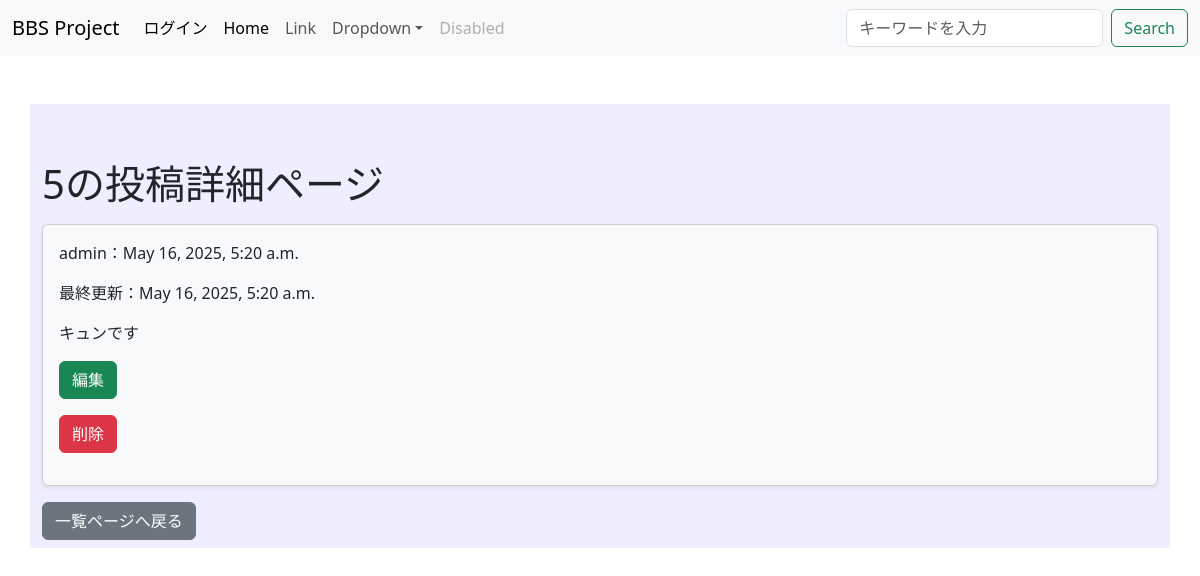
The app's page /bbs/5/ with its own data.
### bbs/models.py (models this page shows, shortened)
class Article(models.Model):
   content = models.TextField()
   author = models.ForeignKey(User, on_delete=models.PROTECT)
   created_at = models.DateTimeField(auto_now_add=True)
   updated_at = models.DateTimeField(auto_now=True)

### bbs/views.py (the view)
# urls.py: path('<int:pk>/', views.DetailView.as_view(), name='detail'),  # 詳細ページのビュー
class DetailView(generic.DetailView):  # ← 修正済み
    model = Article
    template_name = 'bbs/detail.html'

### bbs/forms.py
class SearchForm(forms.Form):
    words = forms.CharField(
        label='',
        max_length=50,
        widget=forms.TextInput(attrs={
            'class':'form-control me-2',
            'placeholder':'キーワードを入力',
        })
    )

### bbs/context_processors.py (called while the page is built)
def search_form(request):
    return {'searchform':SearchForm()}

### templates/bbs/detail.html (shortened to what this page needs)
{% extends "base.html" %}
{% load django_bootstrap5 %}
{% block content %}
    <h1 class="mt-5">{{ object.id }}の投稿詳細ページ</h1>
    <div class="card bg-light shadow-sm mt-3">
        <div class="card-body">
            <p>{{ object.author }}：{{ object.created_at }}</p>
            <p>最終更新：{{ object.updated_at }}</p>
            <p>{{ object.content }}</p>
            <p><a href="{% url "bbs:update" object.pk %}">{% bootstrap_button button_type="submit" button_class="btn-success" content="編集" size="md" %}</a></p>
            <p><a href="{% url "bbs:delete" object.pk %}">{% bootstrap_button button_type="submit" button_class="btn-danger" content="削除" size="md" %}</a></p>
        </div>
    </div>
    <div class="mt-3">
    <a href="{% url 'bbs:index' %}">{% bootstrap_button button_type="submit" button_class="btn-secondary" content="一覧ページへ戻る" size="md" %}</a>
</div>
{% endblock %}

### records on screen
Article: id "5", author "admin", created_at "May 16, 2025, 5:20 a.m.", updated_at "May 16, 2025, 5:20 a.m.", content "キュンです"
